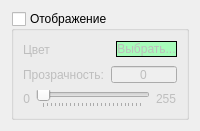
<?xml version="1.0" encoding="UTF-8"?>
<ui version="4.0">
 <class>ColorWidget</class>
 <widget class="QWidget" name="ColorWidget">
  <property name="enabled">
   <bool>true</bool>
  </property>
  <property name="geometry">
   <rect>
    <x>0</x>
    <y>0</y>
    <width>200</width>
    <height>131</height>
   </rect>
  </property>
  <property name="minimumSize">
   <size>
    <width>200</width>
    <height>125</height>
   </size>
  </property>
  <property name="windowTitle">
   <string>Form</string>
  </property>
  <layout class="QHBoxLayout" name="horizontalLayout_2">
   <item>
    <widget class="QGroupBox" name="groupBox">
     <property name="enabled">
      <bool>true</bool>
     </property>
     <property name="title">
      <string>Отображение</string>
     </property>
     <property name="flat">
      <bool>false</bool>
     </property>
     <property name="checkable">
      <bool>true</bool>
     </property>
     <property name="checked">
      <bool>false</bool>
     </property>
     <layout class="QVBoxLayout" name="verticalLayout">
      <item>
       <layout class="QHBoxLayout" name="colorLayout">
        <item>
         <widget class="QLabel" name="colorLabel">
          <property name="text">
           <string>Цвет</string>
          </property>
         </widget>
        </item>
        <item>
         <spacer name="horizontalSpacer">
          <property name="orientation">
           <enum>Qt::Horizontal</enum>
          </property>
          <property name="sizeHint" stdset="0">
           <size>
            <width>40</width>
            <height>20</height>
           </size>
          </property>
         </spacer>
        </item>
        <item>
         <widget class="QPushButton" name="colroButton">
          <property name="enabled">
           <bool>false</bool>
          </property>
          <property name="sizePolicy">
           <sizepolicy hsizetype="Minimum" vsizetype="Maximum">
            <horstretch>0</horstretch>
            <verstretch>0</verstretch>
           </sizepolicy>
          </property>
          <property name="styleSheet">
           <string notr="true">border: 1px solid black;
background-color: rgb(167, 252, 186);</string>
          </property>
          <property name="text">
           <string>Выбрать...</string>
          </property>
          <property name="iconSize">
           <size>
            <width>18</width>
            <height>18</height>
           </size>
          </property>
          <property name="autoRepeat">
           <bool>false</bool>
          </property>
         </widget>
        </item>
       </layout>
      </item>
      <item>
       <layout class="QHBoxLayout" name="horizontalLayout">
        <item>
         <widget class="QLabel" name="opacityLabel">
          <property name="text">
           <string>Прозрачность:</string>
          </property>
         </widget>
        </item>
        <item>
         <widget class="QSpinBox" name="spinBox">
          <property name="alignment">
           <set>Qt::AlignCenter</set>
          </property>
          <property name="buttonSymbols">
           <enum>QAbstractSpinBox::NoButtons</enum>
          </property>
          <property name="minimum">
           <number>0</number>
          </property>
          <property name="maximum">
           <number>255</number>
          </property>
         </widget>
        </item>
       </layout>
      </item>
      <item>
       <layout class="QHBoxLayout" name="opacityLayout">
        <item>
         <widget class="QLabel" name="minLabel">
          <property name="toolTip">
           <string>Прозрачность равна 0, альфаканал отсутсвует, объект не скрыт</string>
          </property>
          <property name="text">
           <string>0</string>
          </property>
          <property name="alignment">
           <set>Qt::AlignRight|Qt::AlignTrailing|Qt::AlignVCenter</set>
          </property>
          <property name="buddy">
           <cstring>slider</cstring>
          </property>
         </widget>
        </item>
        <item>
         <widget class="QSlider" name="slider">
          <property name="minimum">
           <number>0</number>
          </property>
          <property name="maximum">
           <number>255</number>
          </property>
          <property name="singleStep">
           <number>1</number>
          </property>
          <property name="pageStep">
           <number>10</number>
          </property>
          <property name="value">
           <number>0</number>
          </property>
          <property name="orientation">
           <enum>Qt::Horizontal</enum>
          </property>
          <property name="tickPosition">
           <enum>QSlider::TicksBelow</enum>
          </property>
         </widget>
        </item>
        <item>
         <widget class="QLabel" name="maxLabel">
          <property name="toolTip">
           <string>Если прозрачность равна 1, то объект полностью скрыт и не виден</string>
          </property>
          <property name="text">
           <string>255</string>
          </property>
          <property name="buddy">
           <cstring>slider</cstring>
          </property>
         </widget>
        </item>
       </layout>
      </item>
     </layout>
    </widget>
   </item>
  </layout>
 </widget>
 <resources/>
 <connections>
  <connection>
   <sender>slider</sender>
   <signal>valueChanged(int)</signal>
   <receiver>spinBox</receiver>
   <slot>setValue(int)</slot>
   <hints>
    <hint type="sourcelabel">
     <x>64</x>
     <y>99</y>
    </hint>
    <hint type="destinationlabel">
     <x>113</x>
     <y>70</y>
    </hint>
   </hints>
  </connection>
 </connections>
</ui>
